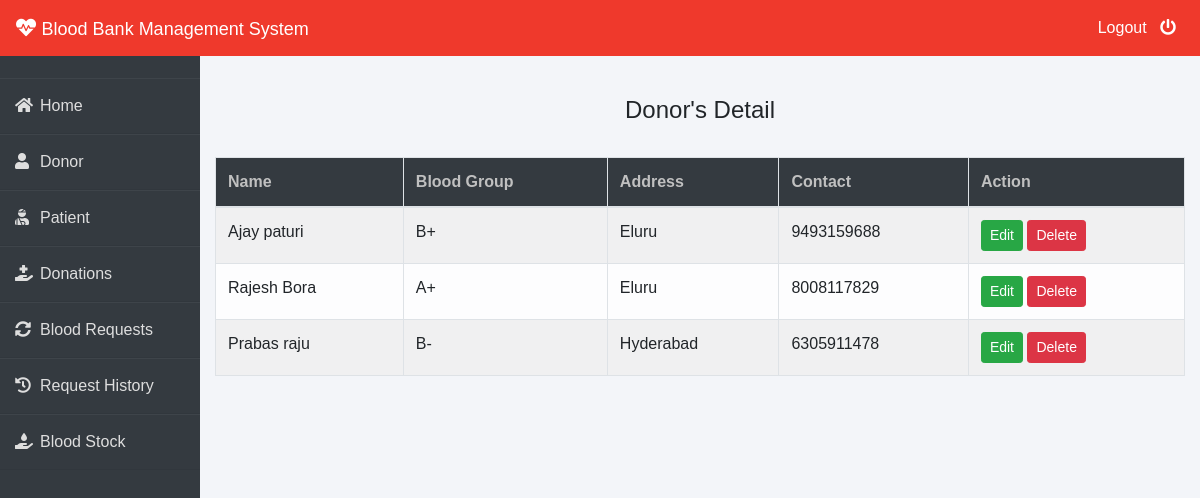
Screenshot of /admin-donor (signed in) with the database file from the repository.
### donor/models.py (models this page shows, shortened)
class Donor(models.Model):
    user=models.ForeignKey(User,on_delete=models.CASCADE)
    bloodgroup=models.CharField(max_length=10)
    address = models.CharField(max_length=40)
    mobile = models.CharField(max_length=20,null=False)
    email = models.EmailField(max_length=200,null=False)
    @property
    def get_name(self):
        return self.user.first_name+" "+self.user.last_name

### blood/views.py (the view)
# urls.py: path('admin-donor', views.admin_donor_view,name='admin-donor'),
@login_required(login_url='adminlogin')
def admin_donor_view(request):
    donors=dmodels.Donor.objects.all()
    return render(request,'blood/admin_donor.html',{'donors':donors})

### templates/blood/admin_donor.html
{% extends 'blood/adminbase.html' %}
{% block content %}
{% load widget_tweaks %}
{%load static%}
<br><br>
<div class="container">
    <H4 class="text-center">Donor's Detail</H4><br>
    <table class="table table-light table-hover table-bordered table-striped">
        <thead class="bg-dark">
            <tr>
                <th scope="col" style="color: rgb(192, 192, 192);">Name</th>
                <th scope="col" style="color: rgb(192, 192, 192);">Blood Group</th>
                <th scope="col" style="color: rgb(192, 192, 192);">Address</th>
                <th scope="col" style="color: rgb(192, 192, 192);">Contact</th>
                <th style="color: rgb(192, 192, 192);">Action</th>
            </tr>
        </thead>
        <tbody>
            {% for t in donors %}
            <tr>
                <td> {{t.get_name}}</td>
                <td>{{t.bloodgroup}}</td>
                <td>{{t.address}}</td>
                <td>{{t.mobile}}</td>
                <td>
                    <button class="btn btn-success btn-sm"><a  style="text-decoration: none;color: white;" href="{% url 'update-donor' t.id  %}">Edit</a> </button>
                    <button class="btn btn-danger btn-sm"><a  style="text-decoration: none;color: white;" href="{% url 'delete-donor' t.id  %}">Delete</a> </button>
                </td>
            </tr>
            {% endfor %}
        </tbody>
    </table>
</div>
{% endblock content %}

### templates/blood/adminbase.html (shortened to what this page needs)
<!DOCTYPE html>
<html lang="en">
<head>
    <link rel="stylesheet" href="https://maxcdn.bootstrapcdn.com/bootstrap/4.0.0/css/bootstrap.min.css">
    <link rel="stylesheet" href="https://cdnjs.cloudflare.com/ajax/libs/font-awesome/5.14.0/css/all.css">
</head>
<body>
    <nav class="navbar navbar-expand-lg navbar-light fixed-top bg-danger">
        <a style="color:white;" class="navbar-brand" href="/"><i class="fa fa-heartbeat"></i>&nbsp;<font face = "Comic sans MS" size ="4">Blood Bank Management System</font></a>
        <div class="navbar-collapse collapse w-100 order-3 dual-collapse2">
            <ul class="navbar-nav ml-auto">
                <li class="nav-item">
                    <a class="nav-link" style="color: white;" href="/logout">Logout &nbsp; <i class="fas fa-power-off"></i></a>
                </li>
            </ul>
        </div>
      </nav>
<br><br>
<div class="wrapper">
    <div class="sidebar">
        <ul>
            <li><a style="text-decoration:none;" href="/"><i class="fas fa-home"></i>Home</a></li>
            <li><a style="text-decoration:none;" href="/admin-donor"><i class="fas fa-user"></i>Donor</a></li>
            <li><a style="text-decoration:none;" href="/admin-patient"><i class="fas fa-user-injured"></i>Patient</a></li>
            <li><a style="text-decoration:none;" href="/admin-donation"><i class="fas fa-hand-holding-medical"></i>Donations</a></li>
            <li><a style="text-decoration:none;" href="/admin-request"><i class="fas fa-sync-alt"></i>Blood Requests</a></li>
            <li><a style="text-decoration:none;" href="/admin-request-history"><i class="fas fa-history"></i>Request History</a></li>
            <li><a style="text-decoration:none;" href="/admin-blood"><i class="fas fa-hand-holding-water"></i>Blood Stock</a></li>
        </ul>
    </div>
    <div class="main_content">
{% block content %}
{% endblock content %}
    </div>
</div>
</body>
</html>

### templates/blood/adminbase.html (style rules this page uses)
* { margin: 0; padding: 0; box-sizing: border-box; list-style: none; text-decoration: none; font-family: 'Josefin Sans', sans-serif; }
body { background-color: #f3f5f9; }
.bg-danger { background-color: #ef392c!important; }
.wrapper { display: flex; position: relative; }
.wrapper .sidebar { width: 200px; height: 100%; background: #343a40; padding: 30px 0px; position: fixed; }
.wrapper .sidebar ul li { padding: 15px; border-bottom: 1px solid #dedede; border-bottom: 1px solid rgba(0,0,0,0.05); border-top: 1px solid rgba(255,255,255,0.05); }
.wrapper .sidebar ul li a { color: #dedede; display: block; }
.wrapper .sidebar ul li a .fas { width: 25px; }
.wrapper .main_content { width: 100%; margin-left: 200px; }

### rows the page displays
Donor: get_name "Ajay paturi", bloodgroup "B+", address "Eluru", mobile "9493159688"
Donor: get_name "Rajesh Bora", bloodgroup "A+", address "Eluru", mobile "8008117829"
Donor: get_name "Prabas raju", bloodgroup "B-", address "Hyderabad", mobile "6305911478"
